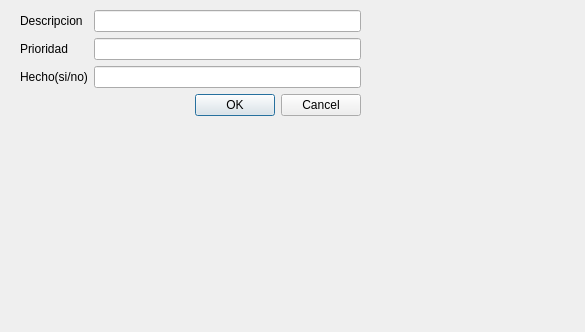
<?xml version="1.0" encoding="UTF-8"?>
<ui version="4.0">
 <class>Dialog</class>
 <widget class="QDialog" name="Dialog">
  <property name="geometry">
   <rect>
    <x>0</x>
    <y>0</y>
    <width>585</width>
    <height>332</height>
   </rect>
  </property>
  <property name="windowTitle">
   <string>Dialog</string>
  </property>
  <widget class="QWidget" name="layoutWidget">
   <property name="geometry">
    <rect>
     <x>20</x>
     <y>10</y>
     <width>341</width>
     <height>161</height>
    </rect>
   </property>
   <layout class="QFormLayout" name="formLayout">
    <item row="0" column="0">
     <widget class="QLabel" name="label">
      <property name="text">
       <string>Descripcion</string>
      </property>
     </widget>
    </item>
    <item row="0" column="1">
     <widget class="QLineEdit" name="descripcion"/>
    </item>
    <item row="1" column="0">
     <widget class="QLabel" name="label_2">
      <property name="text">
       <string>Prioridad </string>
      </property>
     </widget>
    </item>
    <item row="1" column="1">
     <widget class="QLineEdit" name="prioridad"/>
    </item>
    <item row="2" column="0">
     <widget class="QLabel" name="label_3">
      <property name="text">
       <string>Hecho(si/no)</string>
      </property>
     </widget>
    </item>
    <item row="2" column="1">
     <widget class="QLineEdit" name="hecho"/>
    </item>
    <item row="3" column="1">
     <widget class="QDialogButtonBox" name="buttonBox_2">
      <property name="standardButtons">
       <set>QDialogButtonBox::Cancel|QDialogButtonBox::Ok</set>
      </property>
     </widget>
    </item>
   </layout>
  </widget>
 </widget>
 <resources/>
 <connections/>
</ui>
